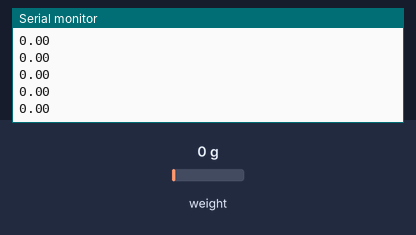
Bench run of a sketch on a simulated Arduino Uno, built with avr-gcc and run on an emulated ATmega328P. On the bench: the last lines printed to the serial monitor. Inputs (shaded band) come from the test bench; at power-on: weight on the scale 0 g.

Above: at 2.2 s.
2.3 s: weight on the scale set to 100 g
At 2.31 s:
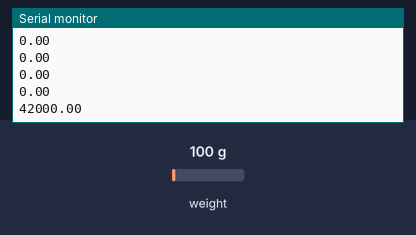
3.8 s: weight on the scale set to 1250 g
At 3.82 s:
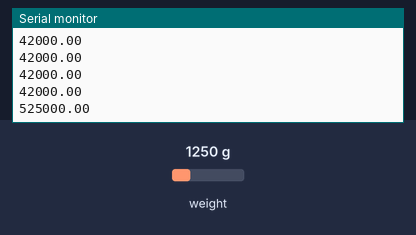
Timing chart, 0 to 6.8 s (numbered marks = the images above; inputs shaded):
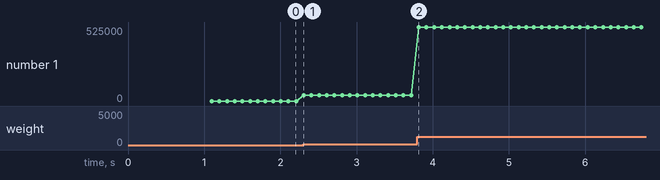

Measured:
- after the input at 2.3 s, the serial monitor: prints a new line at once (image 1)
- after the input at 3.8 s, the serial monitor: prints a new line at once (image 2)
- plotted number 1: 0 → 42000 after the input at 2.3 s, 42000 → 525000 after the input at 3.8 s

The sketch:

Rawinput.ino
```cpp
#include "HX711.h"

HX711 scale;

#define DOUT  8
#define CLK   9

void setup() {
  Serial.begin(9600);
  scale.begin(DOUT, CLK);

  scale.tare();
}

void loop() {
  Serial.println(scale.get_units(), 2);
}   
```
